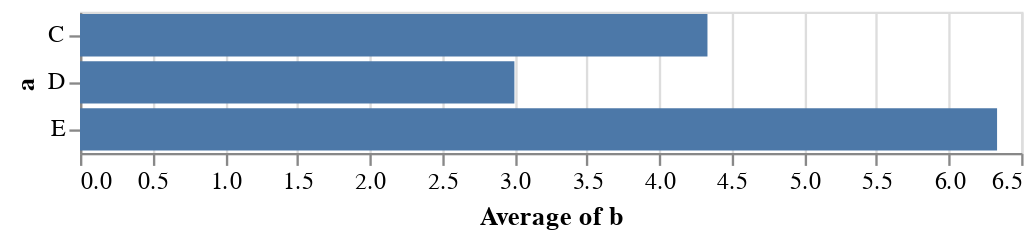

Source (notebook cell):
### Code cell
# we can instead choose to aggregate these data. Bars are more typical for showing aggregated values
# can also flip the variables for encodings to have a horizontal bar chart 
alt.Chart(data).mark_bar().encode(
    y='a',
    x='average(b)'
)

### Figure 1 — Vega-Lite specification as saved in the notebook (floating-point values rounded to 4 significant figures)
{"config": {"view": {"continuousWidth": 400, "continuousHeight": 300}}, "data": {"name": "data-347f1284ea3247c0f55cb966abbdd2d8"}, "mark": "bar", "encoding": {"x": {"aggregate": "average", "field": "b", "type": "quantitative"}, "y": {"field": "a", "type": "nominal"}}, "$schema": "https://vega.github.io/schema/vega-lite/v4.17.0.json", "datasets": {"data-347f1284ea3247c0f55cb966abbdd2d8": [{"a": "C", "b": 2}, {"a": "C", "b": 7}, {"a": "C", "b": 4}, {"a": "D", "b": 1}, {"a": "D", "b": 2}, {"a": "D", "b": 6}, {"a": "E", "b": 8}, {"a": "E", "b": 4}, {"a": "E", "b": 7}]}}
